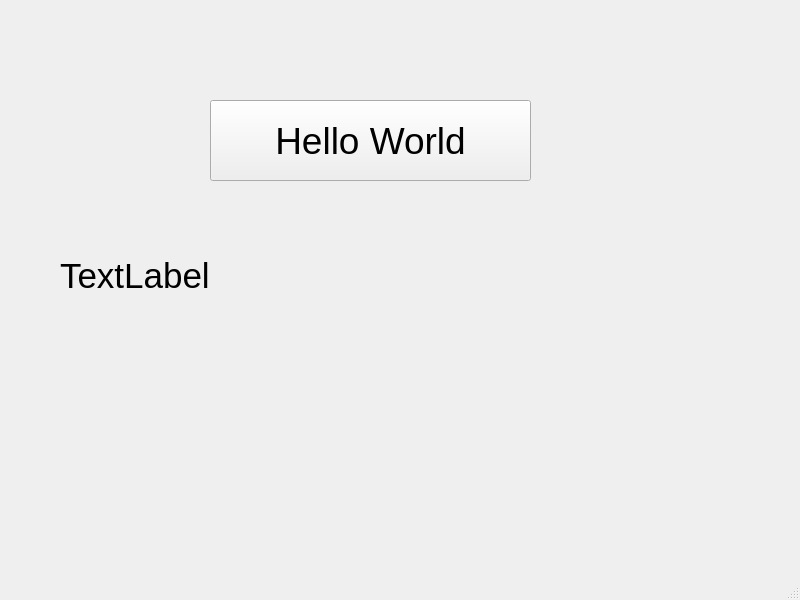
<?xml version="1.0" encoding="UTF-8"?>
<ui version="4.0">
 <class>MainWindow</class>
 <widget class="QMainWindow" name="MainWindow">
  <property name="geometry">
   <rect>
    <x>0</x>
    <y>0</y>
    <width>800</width>
    <height>600</height>
   </rect>
  </property>
  <property name="windowTitle">
   <string>MainWindow</string>
  </property>
  <widget class="QWidget" name="centralwidget">
   <widget class="QPushButton" name="Button1">
    <property name="geometry">
     <rect>
      <x>210</x>
      <y>100</y>
      <width>321</width>
      <height>81</height>
     </rect>
    </property>
    <property name="font">
     <font>
      <pointsize>28</pointsize>
     </font>
    </property>
    <property name="text">
     <string>Hello World</string>
    </property>
   </widget>
   <widget class="QLabel" name="Label1">
    <property name="geometry">
     <rect>
      <x>60</x>
      <y>220</y>
      <width>681</width>
      <height>111</height>
     </rect>
    </property>
    <property name="font">
     <font>
      <pointsize>26</pointsize>
     </font>
    </property>
    <property name="text">
     <string>TextLabel</string>
    </property>
   </widget>
  </widget>
  <widget class="QMenuBar" name="menubar">
   <property name="geometry">
    <rect>
     <x>0</x>
     <y>0</y>
     <width>800</width>
     <height>26</height>
    </rect>
   </property>
  </widget>
  <widget class="QStatusBar" name="statusbar"/>
 </widget>
 <resources/>
 <connections/>
</ui>
